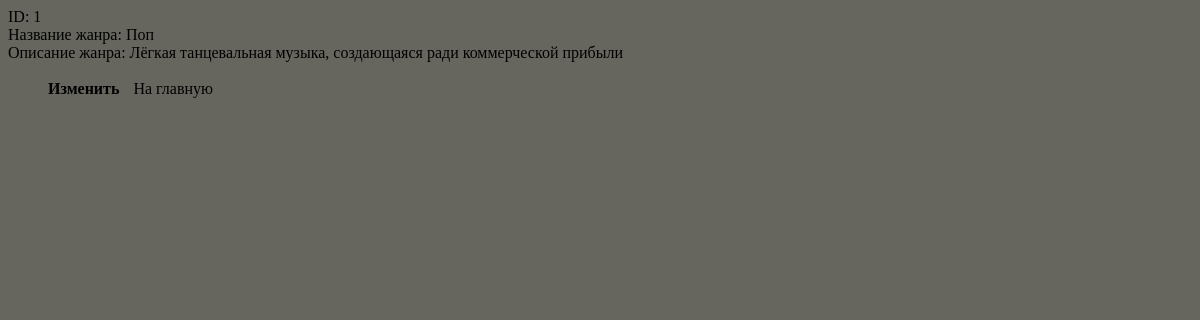
Before: /posts/genres/1/ with the older database file.
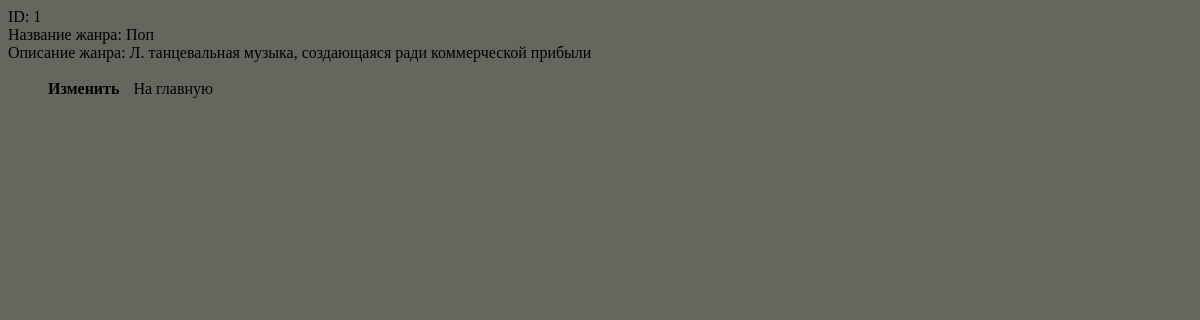
After: the same page with the newer database file.
### posts/models.py (models this page shows, shortened)
class MusicGenre(models.Model):
    genre_id = models.AutoField(primary_key=True, verbose_name='ID')
    genre_name = models.CharField(max_length=50, verbose_name='Название жанра')
    genre_description = models.CharField(max_length=500, verbose_name='Описание')
    class Meta:
        verbose_name = 'Жанр'
        verbose_name_plural = 'Жанры'

### posts/views.py (the view, shortened to what this page needs)
# urls.py: url(r'posts/\w+/\d+/$', element_view),
def element_view(request):
    table = re.findall(r'/posts/(\w+)/\d+', request.path)[0]
    id = int(re.findall(r'/posts/\w+/(\d+)', request.path)[0])
    if table == 'genres':
        genre = MusicGenre.objects.filter(genre_id=id)
        context = {'title': 'Жанр'}
        if genre is not None:
            context['queryset'] = genre
        return render(request, 'posts/genre.html', context)

### posts/templates/posts/genre.html (shortened to what this page needs)
<!doctype html>
{% load static %}
<html lang="ru">
<head>
</head>
<body>
{% for i in queryset %}
        <div>ID: {{i.genre_id}}</div>
        <div>Название жанра: {{i.genre_name}}</div>
        <div>Описание жанра: {{i.genre_description}}</div>
<br>
<a class="add-element-button" href="/posts/genres/change/{{i.genre_id}}">Изменить</a>
<a href="/posts/">На главную</a>
{% endfor %}
</body>
</html>

Changed rows visible on the page:
changed MusicGenre "Поп": genre_description "Лёгкая танцевальная музыка, создающаяся ради коммерческой прибыли" → "Л. танцевальная музыка, создающаяся ради коммерческой прибыли"
